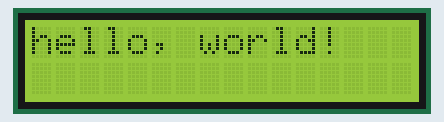
Bench run of a sketch on a simulated Arduino Uno, built with avr-gcc and run on an emulated ATmega328P. On the bench: 16×2 character LCD.

Above: at 0.1 s.
At 0.9 s:
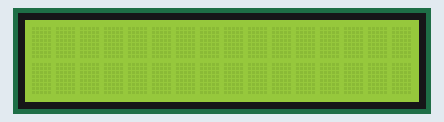
At 1.5 s:
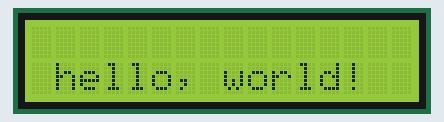

The sketch:

lcdDisplay.ino
```cpp
#include <LiquidCrystal.h>

LiquidCrystal lcd(12, 11, 5, 4, 3, 2);

void setup() {
  lcd.begin(16, 2);
//  lcd.print("Hello Dave, I have been expecting you.");
}

void loop() {
  lcd.setCursor(0, 0);
  lcd.print("hello, world!");
  delay(750);
  lcd.clear();
  delay(600);
  lcd.setCursor(1, 1);
  lcd.print("hello, world!");
  delay(750);
  lcd.clear();
  delay(400);
}
```

Measured:
- by itself, everything shown: repeats every 2.5 s, in 4 steps
- what the display in image 1 shows lasts 0.6 s, from 0.8 s to 1.4 s
- what the display in image 2 shows lasts 0.8 s, from 1.4 s to 2.2 s
